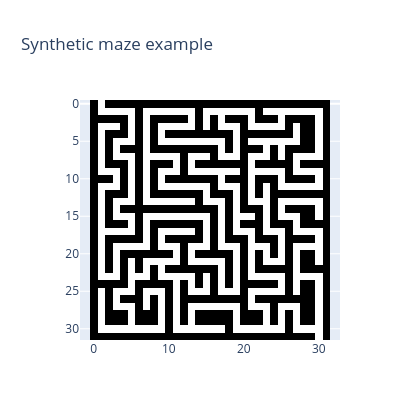

The notebook cell saved with this chart:
### Markdown cell above
## 1. Synthetic Dataset

Generate binary 32×32 perfect mazes and split them into train and validation sets. Pixel value 0 is a wall and 1 is a passage.

### Code cell
N_MAZES = 12_000
VAL_FRACTION = 0.1
mazes = generate_dataset(N_MAZES, seed=SEED)
n_val = int(N_MAZES * VAL_FRACTION)
train_mazes = torch.from_numpy(mazes[:-n_val].copy()).long()
val_mazes = torch.from_numpy(mazes[-n_val:].copy()).long()
print(
    "all:", mazes.shape, "| train:", len(train_mazes), "| validation:", len(val_mazes)
)
print(f"Generated-maze solvability: {solvability_rate(mazes):.1%}")

fig = go.Figure(
    go.Heatmap(
        z=mazes[0],
        zmin=0,
        zmax=1,
        colorscale=[[0, "black"], [1, "white"]],
        showscale=False,
    )
)
fig.update_layout(
    title="Synthetic maze example",
    width=420,
    height=420,
    yaxis=dict(autorange="reversed", scaleanchor="x"),
)
fig.show()

### Figure 1 — Plotly figure (JSON) as saved in the notebook; plotly's stock layout.template omitted (floating-point values rounded to 4 significant figures; data arrays with more than 128 entries replaced by an {"elided": "..."} marker saying what was removed)
{"data": [{"colorscale": [[0, "black"], [1, "white"]], "showscale": false, "type": "heatmap", "z": {"elided": "32x32 int values"}, "zmax": 1, "zmin": 0}], "layout": {"height": 420, "title": {"text": "Synthetic maze example"}, "width": 420, "yaxis": {"autorange": "reversed", "scaleanchor": "x"}}}
